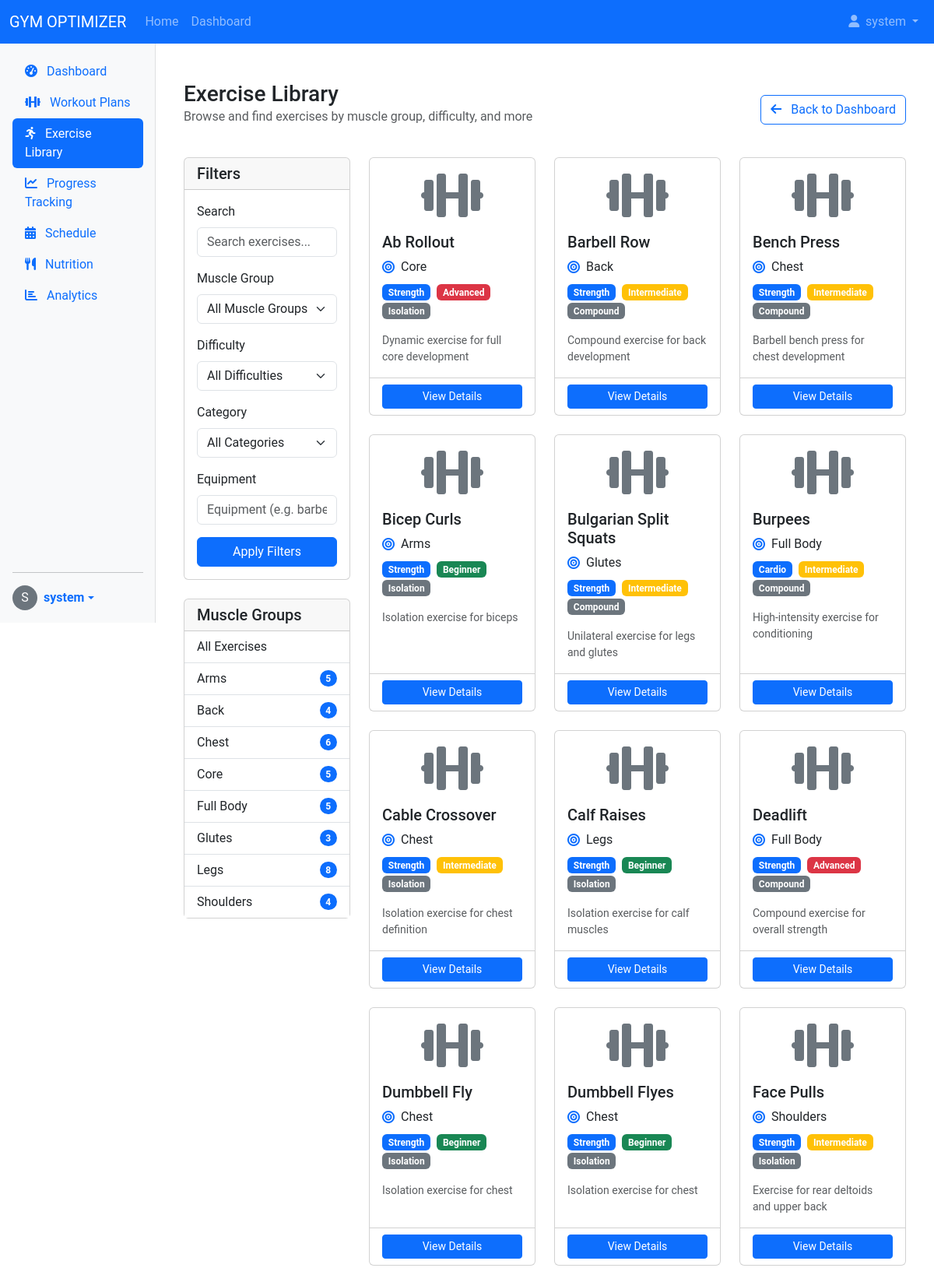
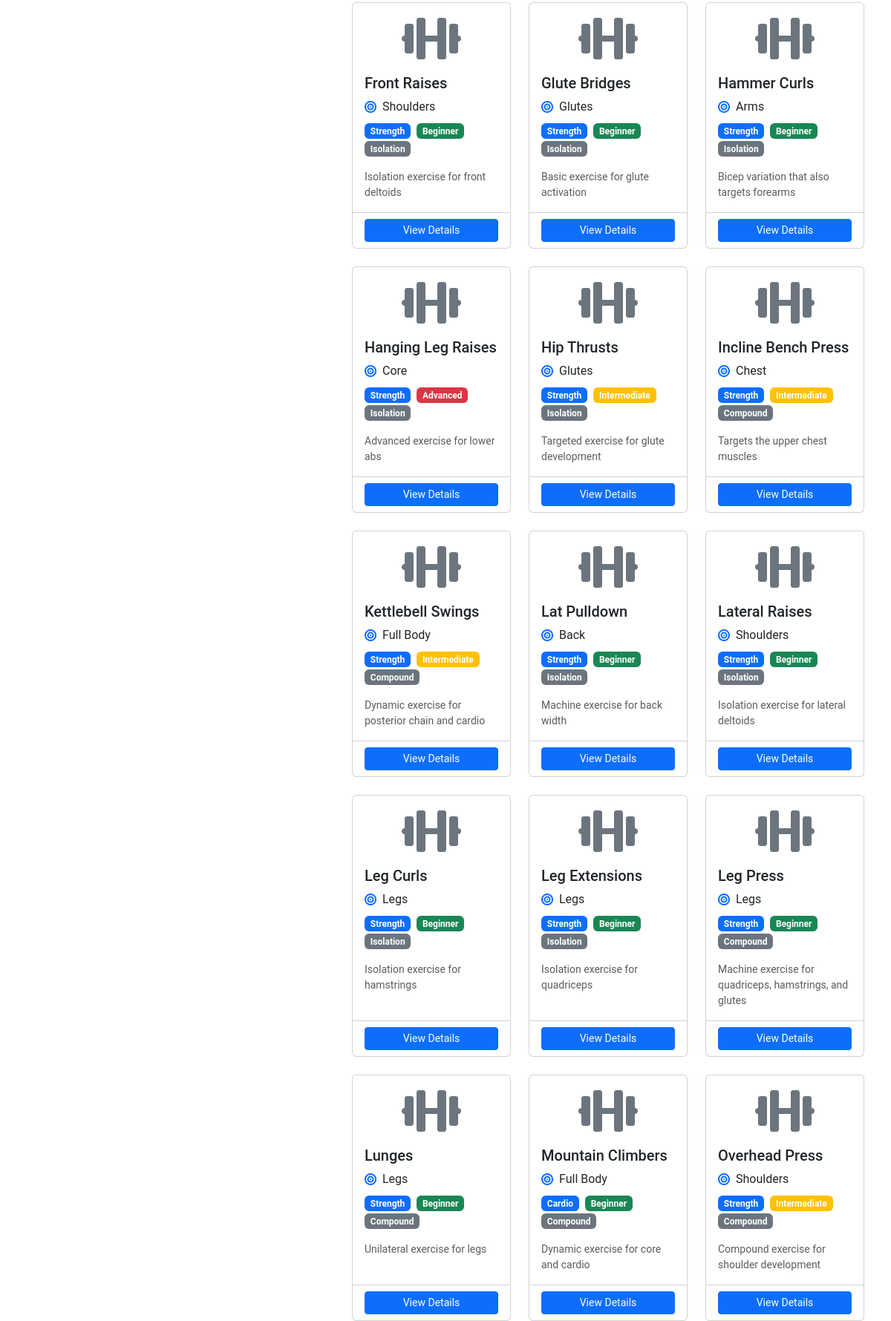
The app's page /workouts/exercises/ (signed in, upper part) with its own data (2 pictures, top to bottom).
### workouts/models.py (models this page shows, shortened)
class MuscleGroup(models.Model):
    name = models.CharField(max_length=50, unique=True)
    description = models.TextField(blank=True)
    image = models.ImageField(upload_to='muscle_groups/', blank=True, null=True)
    class Meta:
        ordering = ['name']
    def __str__(self):
        return self.name

class Exercise(models.Model):
    DIFFICULTY_CHOICES = (
        ('beginner', 'Beginner'),
        ('intermediate', 'Intermediate'),
        ('advanced', 'Advanced'),
    )
    CATEGORY_CHOICES = (
        ('strength', 'Strength'),
        ('cardio', 'Cardio'),
        ('flexibility', 'Flexibility'),
        ('balance', 'Balance'),
    )
    name = models.CharField(max_length=100)
    description = models.TextField()
    muscle_group = models.ForeignKey(MuscleGroup, on_delete=models.CASCADE, related_name='exercises')
    secondary_muscle_groups = models.ManyToManyField(MuscleGroup, related_name='secondary_exercises', blank=True)
    difficulty = models.CharField(max_length=15, choices=DIFFICULTY_CHOICES, default='beginner')
    category = models.CharField(max_length=15, choices=CATEGORY_CHOICES, default='strength')
    instructions = models.TextField()
    video_url = models.URLField(blank=True)
    image = models.ImageField(upload_to='exercises/', blank=True, null=True)
    equipment_needed = models.CharField(max_length=255, blank=True)
    is_compound = models.BooleanField(default=False, help_text="Is this a compound exercise?")
    class Meta:
        ordering = ['name']

### workouts/views.py (the view)
# urls.py: path('exercises/', views.exercise_library, name='exercise_library'),
@login_required
def exercise_library(request):
    form = ExerciseFilterForm(request.GET)
    exercises = Exercise.objects.all()
    if form.is_valid():
        if form.cleaned_data['search']:
            query = form.cleaned_data['search']
            exercises = exercises.filter(
                Q(name__icontains=query) |
                Q(description__icontains=query)
            )
        if form.cleaned_data['muscle_group']:
            muscle_group = form.cleaned_data['muscle_group']
            exercises = exercises.filter(
                Q(muscle_group=muscle_group) |
                Q(secondary_muscle_groups=muscle_group)
            ).distinct()
        if form.cleaned_data['difficulty']:
            exercises = exercises.filter(difficulty=form.cleaned_data['difficulty'])
        if form.cleaned_data['category']:
            exercises = exercises.filter(category=form.cleaned_data['category'])
        if form.cleaned_data['equipment']:
            equipment = form.cleaned_data['equipment']
            exercises = exercises.filter(equipment_needed__icontains=equipment)
    muscle_groups = MuscleGroup.objects.annotate(
        exercise_count=Count('exercises')
    ).order_by('name')
    context = {
        'exercises': exercises,
        'muscle_groups': muscle_groups,
        'form': form,
    }
    return render(request, 'workouts/exercise_library.html', context)

### workouts/templates/workouts/exercise_library.html (shortened to what this page needs)
{% extends 'base.html' %}
{% load custom_filters %}
{% block content %}
<div class="container-fluid py-4">
    <div class="d-flex justify-content-between align-items-center mb-4">
        <div>
            <h1 class="h3 mb-0">Exercise Library</h1>
            <p class="text-muted">Browse and find exercises by muscle group, difficulty, and more</p>
        </div>
        <a href="{% url 'dashboard' %}" class="btn btn-outline-primary">
            <i class="fas fa-arrow-left me-2"></i> Back to Dashboard
        </a>
    </div>
    <div class="row">
        <div class="col-lg-3 mb-4">
            <div class="card">
                <div class="card-header">
                    <h5 class="mb-0">Filters</h5>
                </div>
                <div class="card-body">
                    <form method="get" action="{% url 'exercise_library' %}">
                        <div class="mb-3">
                            <label for="search" class="form-label">Search</label>
                            <input type="text" class="form-control" id="search" name="search" value="{{ form.search.value|default:'' }}" placeholder="Search exercises...">
                        </div>
                        <div class="mb-3">
                            <label for="muscle_group" class="form-label">Muscle Group</label>
                            {{ form.muscle_group }}
                        </div>
                        <div class="mb-3">
                            <label for="difficulty" class="form-label">Difficulty</label>
                            {{ form.difficulty }}
                        </div>
                        <div class="mb-3">
                            <label for="category" class="form-label">Category</label>
                            {{ form.category }}
                        </div>
                        <div class="mb-3">
                            <label for="equipment" class="form-label">Equipment</label>
                            <input type="text" class="form-control" id="equipment" name="equipment" value="{{ form.equipment.value|default:'' }}" placeholder="Equipment (e.g. barbell)">
                        </div>
                        <div class="d-grid">
                            <button type="submit" class="btn btn-primary">Apply Filters</button>
                        </div>
                    </form>
                </div>
            </div>
            <div class="card mt-4">
                <div class="card-header">
                    <h5 class="mb-0">Muscle Groups</h5>
                </div>
                <div class="card-body p-0">
                    <div class="list-group list-group-flush">
                        <a href="{% url 'exercise_library' %}" class="list-group-item list-group-item-action d-flex justify-content-between align-items-center">
                            All Exercises
                        </a>
                        {% for group in muscle_groups %}
                            <a href="{% url 'exercise_library' %}?muscle_group={{ group.id }}" class="list-group-item list-group-item-action d-flex justify-content-between align-items-center">
                                {{ group.name }}
                                <span class="badge bg-primary rounded-pill">{{ group.exercise_count }}</span>
                            </a>
                        {% endfor %}
                    </div>
                </div>
            </div>
        </div>
        <div class="col-lg-9">
            {% if exercises %}
                <div class="row">
                    {% for exercise in exercises %}
                        <div class="col-md-6 col-lg-4 mb-4">
                            <div class="card h-100">
                                <div class="card-body">
                                    <div class="exercise-icon text-center mb-3">
                                        {% if exercise.image %}
                                            <img src="{{ exercise.image.url }}" alt="{{ exercise.name }}" class="img-fluid rounded" style="height: 120px; object-fit: contain;">
                                        {% else %}
                                            <i class="fas fa-dumbbell fa-4x text-secondary"></i>
                                        {% endif %}
                                    </div>
                                    <h5 class="card-title">{{ exercise.name }}</h5>
                                    <div class="d-flex align-items-center mb-2">
                                        <i class="fas fa-bullseye text-primary me-2"></i>
                                        <span>{{ exercise.muscle_group.name }}</span>
                                    </div>
                                    <div class="mb-3">
                                        <span class="badge bg-primary me-1">{{ exercise.get_category_display }}</span>
                                        <span class="badge {% if exercise.difficulty == 'beginner' %}bg-success{% elif exercise.difficulty == 'intermediate' %}bg-warning{% else %}bg-danger{% endif %} me-1">
                                            {{ exercise.get_difficulty_display }}
                                        </span>
                                        <span class="badge bg-secondary">
                                            {% if exercise.is_compound %}Compound{% else %}Isolation{% endif %}
                                        </span>
                                    </div>
                                    <p class="card-text small text-muted">{{ exercise.description|truncatechars:80 }}</p>
                                </div>
                                <div class="card-footer bg-transparent">
                                    <a href="{% url 'exercise_detail' exercise.id %}" class="btn btn-primary btn-sm w-100">
                                        View Details
                                    </a>
                                </div>
                            </div>
                        </div>
                    {% endfor %}
                </div>
            {% endif %}
        </div>
    </div>
</div>
{% endblock %}

### templates/includes/header.html (shortened to what this page needs)
<header class="navbar navbar-expand-lg navbar-dark bg-primary sticky-top">
    <div class="container-fluid">
        <a class="navbar-brand" href="{% url 'home' %}">GYM OPTIMIZER</a>
        <div class="collapse navbar-collapse" id="navbarNav">
            <ul class="navbar-nav me-auto">
                <li class="nav-item">
                    <a class="nav-link" href="{% url 'home' %}">Home</a>
                </li>
                {% if user.is_authenticated %}
                <li class="nav-item">
                    <a class="nav-link" href="{% url 'dashboard' %}">Dashboard</a>
                </li>
                {% endif %}
            </ul>
            <ul class="navbar-nav">
                {% if user.is_authenticated %}
                <li class="nav-item dropdown">
                    <a class="nav-link dropdown-toggle" href="#" id="navbarDropdown" role="button" data-bs-toggle="dropdown" aria-expanded="false">
                        <i class="fas fa-user me-1"></i> {{ user.username }}
                    </a>
                </li>
                {% endif %}
            </ul>
        </div>
    </div>
</header>

### templates/includes/sidebar.html (shortened to what this page needs)
<div class="d-flex flex-column flex-shrink-0 p-3 bg-light sidebar" style="height: calc(100vh - 56px);">
    <ul class="nav nav-pills flex-column mb-auto">
        <li class="nav-item">
            <a href="{% url 'dashboard' %}" class="nav-link {% if request.resolver_match.url_name == 'dashboard' %}active{% endif %}" aria-current="page">
                <i class="fas fa-tachometer-alt me-2"></i> Dashboard
            </a>
        </li>
        <li>
            <a href="{% url 'workout_plans' %}" class="nav-link {% if 'plan' in request.resolver_match.url_name %}active{% endif %}">
                <i class="fas fa-dumbbell me-2"></i> Workout Plans
            </a>
        </li>
        <li>
            <a href="{% url 'exercise_library' %}" class="nav-link {% if 'exercise' in request.resolver_match.url_name %}active{% endif %}">
                <i class="fas fa-running me-2"></i> Exercise Library
            </a>
        </li>
        <li>
            <a href="{% url 'progress_tracking' %}" class="nav-link {% if 'progress' in request.resolver_match.url_name %}active{% endif %}">
                <i class="fas fa-chart-line me-2"></i> Progress Tracking
            </a>
        </li>
        <li>
            <a href="{% url 'schedule' %}" class="nav-link {% if 'schedule' in request.resolver_match.url_name %}active{% endif %}">
                <i class="fas fa-calendar-alt me-2"></i> Schedule
            </a>
        </li>
        <li>
            <a href="{% url 'nutrition' %}" class="nav-link {% if 'nutrition' in request.resolver_match.url_name %}active{% endif %}">
                <i class="fas fa-utensils me-2"></i> Nutrition
            </a>
        </li>
        <li>
            <a href="{% url 'analytics' %}" class="nav-link {% if 'analytics' in request.resolver_match.url_name %}active{% endif %}">
                <i class="fas fa-chart-bar me-2"></i> Analytics
            </a>
        </li>
    </ul>
    <hr>
    <div class="dropdown">
        <a href="#" class="d-flex align-items-center text-decoration-none dropdown-toggle" id="dropdownUser1" data-bs-toggle="dropdown" aria-expanded="false">
            {% if user.userprofile.avatar %}
                <img src="{{ user.userprofile.avatar.url }}" alt="Profile picture" width="32" height="32" class="rounded-circle me-2">
            {% else %}
                <div class="rounded-circle bg-secondary text-white d-flex align-items-center justify-content-center me-2" style="width: 32px; height: 32px;">
                    {{ user.username|first|upper }}
                </div>
            {% endif %}
            <strong>{{ user.username }}</strong>
        </a>
    </div>
</div>

### static/css/style.css (style rules this page uses)
body { font-family: 'Roboto', sans-serif; min-height: 100vh; display: flex; flex-direction: column; }
.sidebar { box-shadow: inset -1px 0 0 rgba(0, 0, 0, .1); }
.card { transition: transform 0.3s, box-shadow 0.3s; }

### records on screen
MuscleGroup: name "Arms", exercise_count "5"
MuscleGroup: name "Back", exercise_count "4"
MuscleGroup: name "Chest", exercise_count "6"
MuscleGroup: name "Core", exercise_count "5"
MuscleGroup: name "Full Body", exercise_count "5"
MuscleGroup: name "Glutes", exercise_count "3"
MuscleGroup: name "Legs", exercise_count "8"
MuscleGroup: name "Shoulders", exercise_count "4"
Exercise: name "Ab Rollout", muscle_group.name "Core", category "Strength", difficulty "Advanced", is_compound "Isolation", description "Dynamic exercise for full core development"
Exercise: name "Barbell Row", muscle_group.name "Back", category "Strength", difficulty "Intermediate", is_compound "Compound", description "Compound exercise for back development"
Exercise: name "Bench Press", muscle_group.name "Chest", category "Strength", difficulty "Intermediate", is_compound "Compound", description "Barbell bench press for chest development"
Exercise: name "Bicep Curls", muscle_group.name "Arms", category "Strength", difficulty "Beginner", is_compound "Isolation", description "Isolation exercise for biceps"
Exercise: name "Bulgarian Split Squats", muscle_group.name "Glutes", category "Strength", difficulty "Intermediate", is_compound "Compound", description "Unilateral exercise for legs and glutes"
Exercise: name "Burpees", muscle_group.name "Full Body", category "Cardio", difficulty "Intermediate", is_compound "Compound", description "High-intensity exercise for conditioning"
Exercise: name "Cable Crossover", muscle_group.name "Chest", category "Strength", difficulty "Intermediate", is_compound "Isolation", description "Isolation exercise for chest definition"
Exercise: name "Calf Raises", muscle_group.name "Legs", category "Strength", difficulty "Beginner", is_compound "Isolation", description "Isolation exercise for calf muscles"
Exercise: name "Deadlift", muscle_group.name "Full Body", category "Strength", difficulty "Advanced", is_compound "Compound", description "Compound exercise for overall strength"
Exercise: name "Dumbbell Fly", muscle_group.name "Chest", category "Strength", difficulty "Beginner", is_compound "Isolation", description "Isolation exercise for chest"
Exercise: name "Dumbbell Flyes", muscle_group.name "Chest", category "Strength", difficulty "Beginner", is_compound "Isolation", description "Isolation exercise for chest"
Exercise: name "Face Pulls", muscle_group.name "Shoulders", category "Strength", difficulty "Intermediate", is_compound "Isolation", description "Exercise for rear deltoids and upper back"
Exercise: name "Front Raises", muscle_group.name "Shoulders", category "Strength", difficulty "Beginner", is_compound "Isolation", description "Isolation exercise for front deltoids"
Exercise: name "Glute Bridges", muscle_group.name "Glutes", category "Strength", difficulty "Beginner", is_compound "Isolation", description "Basic exercise for glute activation"
Exercise: name "Hammer Curls", muscle_group.name "Arms", category "Strength", difficulty "Beginner", is_compound "Isolation", description "Bicep variation that also targets forearms"
Exercise: name "Hanging Leg Raises", muscle_group.name "Core", category "Strength", difficulty "Advanced", is_compound "Isolation", description "Advanced exercise for lower abs"
Exercise: name "Hip Thrusts", muscle_group.name "Glutes", category "Strength", difficulty "Intermediate", is_compound "Isolation", description "Targeted exercise for glute development"
Exercise: name "Incline Bench Press", muscle_group.name "Chest", category "Strength", difficulty "Intermediate", is_compound "Compound", description "Targets the upper chest muscles"
Exercise: name "Kettlebell Swings", muscle_group.name "Full Body", category "Strength", difficulty "Intermediate", is_compound "Compound", description "Dynamic exercise for posterior chain and cardio"
Exercise: name "Lat Pulldown", muscle_group.name "Back", category "Strength", difficulty "Beginner", is_compound "Isolation", description "Machine exercise for back width"
Exercise: name "Lateral Raises", muscle_group.name "Shoulders", category "Strength", difficulty "Beginner", is_compound "Isolation", description "Isolation exercise for lateral deltoids"
Exercise: name "Leg Curls", muscle_group.name "Legs", category "Strength", difficulty "Beginner", is_compound "Isolation", description "Isolation exercise for hamstrings"
Exercise: name "Leg Extensions", muscle_group.name "Legs", category "Strength", difficulty "Beginner", is_compound "Isolation", description "Isolation exercise for quadriceps"
Exercise: name "Leg Press", muscle_group.name "Legs", category "Strength", difficulty "Beginner", is_compound "Compound", description "Machine exercise for quadriceps, hamstrings, and glutes"
Exercise: name "Lunges", muscle_group.name "Legs", category "Strength", difficulty "Beginner", is_compound "Compound", description "Unilateral exercise for legs"
Exercise: name "Mountain Climbers", muscle_group.name "Full Body", category "Cardio", difficulty "Beginner", is_compound "Compound", description "Dynamic exercise for core and cardio"
Exercise: name "Overhead Press", muscle_group.name "Shoulders", category "Strength", difficulty "Intermediate", is_compound "Compound", description "Compound exercise for shoulder development"

### other values on screen
{{ user.username }} "system"
{{ user.username|first|upper }} "S"
